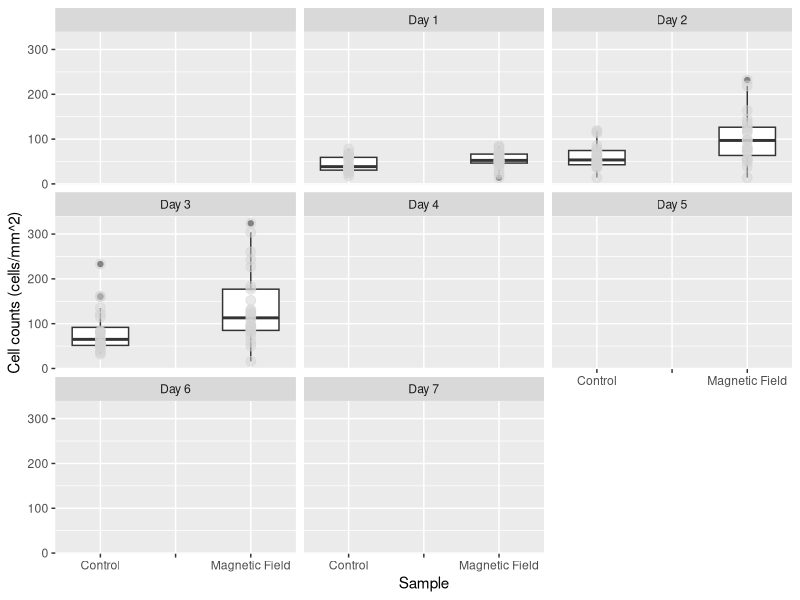
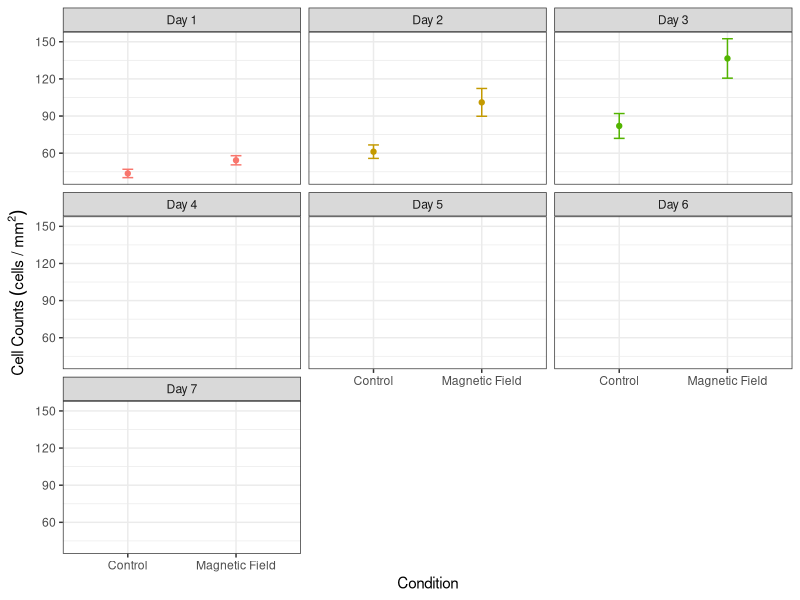
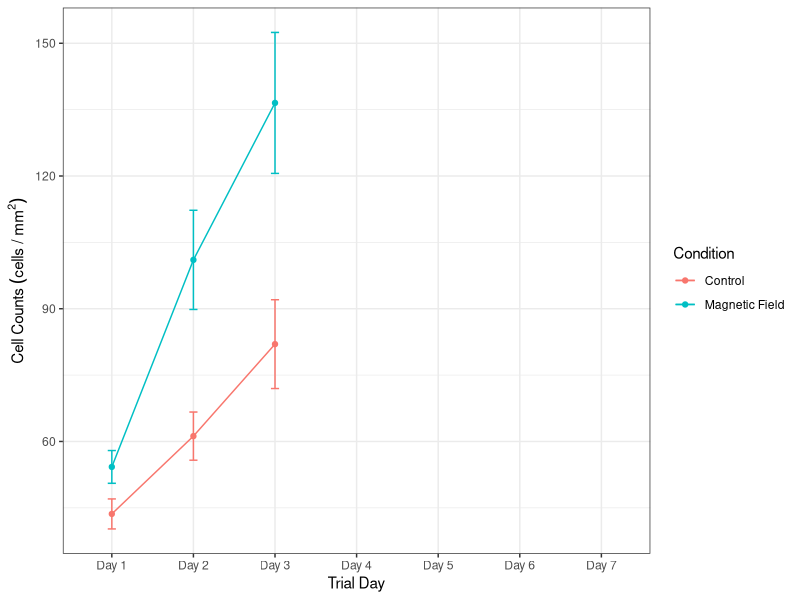
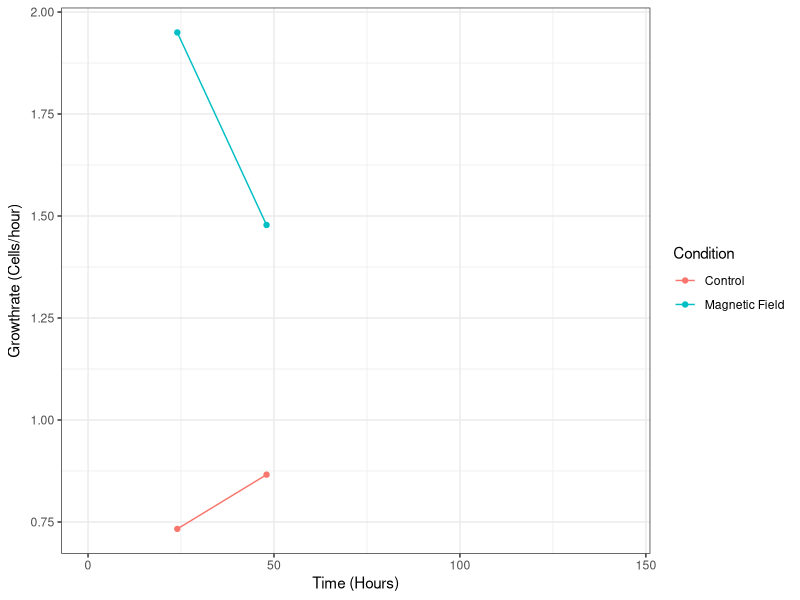

Write the R code that produced these figures, in order.
## ---- chunk 1
# clear the environment
rm(list = ls())

# import the libraries that we will use
library(ggplot2)
library(dplyr)
library(here)
library(ggfortify)

## ---- chunk 2
# import the data set that we will be analysing, the stringsAsFactors = True argument converts categorical data to factors so we can analyse the levels
counts <- read.csv(here("Data", "CMF4_HT22Cells_3-3_3-10.csv"),stringsAsFactors = TRUE)

# take a look at the structure of the data
glimpse(counts)

# recode the counts to be before and after exposure
counts$Condition <- recode(counts$Condition, "B-Field" = 'Magnetic Field')

# relevel the data to put the control first
counts<- mutate(counts, Condition = relevel(Condition, ref = "Control"),
                        )



## ---- chunk 3
# make a box plot of the data
ggplot(counts, aes(x = Condition, y = Cell_Count)) +
geom_boxplot()+
  geom_point(size = 3, colour = 'lightgrey', alpha = 0.5)+
  facet_wrap(~Trial_Day)+
  xlab("Sample") +
  ylab("Cell counts (cells/mm^2)")
## ---- chunk 4
# find the means of the cell counts and put them in a new table
mean_counts <- counts %>% 
  filter(!is.na(Date), !is.na(Trial_Day), Condition == "Control" | Condition == "Magnetic Field") %>%
    group_by(Condition,Trial_Day) %>% summarise(
      meancounts = mean(Cell_Count),
      secounts = sd(Cell_Count)/sqrt(sum(!is.na(Cell_Count)))
  
       )
## ---- chunk 5
# create scatterplot with error bars
ggplot(mean_counts, aes(Condition, meancounts, color = Trial_Day))+
     geom_point()+
     geom_line()+
     geom_errorbar(aes(ymin = meancounts - secounts,
                       ymax = meancounts + secounts), width = 0.1)+
    theme_bw()+
    facet_wrap(~Trial_Day)+
    theme(legend.position="none")+
    xlab("Condition")+
    ylab(expression(Cell~Counts~(cells~"/"~mm^2)))
         
## ---- chunk 6
library(scales)
# create scatter plot with error bars
ggplot(mean_counts, aes(Trial_Day, meancounts, color = Condition, group = Condition))+
     geom_point()+
     geom_line()+
     scale_color_manual(values=c('#F8766D','#00BFC4', "dodgerblue"))+
     geom_errorbar(aes(ymin = meancounts - secounts,
                       ymax = meancounts + secounts), width = 0.1)+
    theme_bw()+
    #theme(legend.position="none")+
    xlab("Trial Day")+
    ylab(expression(Cell~Counts~(cells~"/"~mm^2)))
## ---- chunk 7
# calculate the growth rates using a for loop and store the results of the data in   a new dataframe

#define the starting value of x (where we want the loop to start iterating through   our previous data set)
  x <- 1

# make an empty data frame
d <- data.frame()

# Write for loop to go through and create a new data set with the growth rates
  for(i in mean_counts$meancounts) {
    y = mean_counts$meancounts[x + 1]
    
    z = (y-mean_counts$meancounts[x])/24
    
    print(z)
    
    x = x+1
    
    d = rbind(d, z)
  }

## ---- chunk 8
# add in the hours and slope variables to look at how the growth rate changes over time
mean_counts["Hours"] <-c(0,24,48,72,96, 120, 144, 0,24,48,72,96, 120, 144)
mean_counts["Slope"] <- c(NA,0.733, 0.866, NA, NA, NA, NA, NA,1.95, 1.478, NA, NA, NA, NA)

## ---- chunk 9
# create scatter plot that showes the slopes of each of the conditions
ggplot(mean_counts, aes(Hours, Slope, color = Condition, group = Condition))+
     geom_point()+
     geom_line()+
     scale_color_manual(values=c('#F8766D','#00BFC4'))+
     #geom_errorbar(aes(ymin = standardcounts - secounts,
                       #ymax = standardcounts + secounts), width = 0.1)+
    theme_bw()+
    #theme(legend.position="none")+
    xlab("Time (Hours)")+
    ylab(expression("Growthrate (Cells/hour)"))
